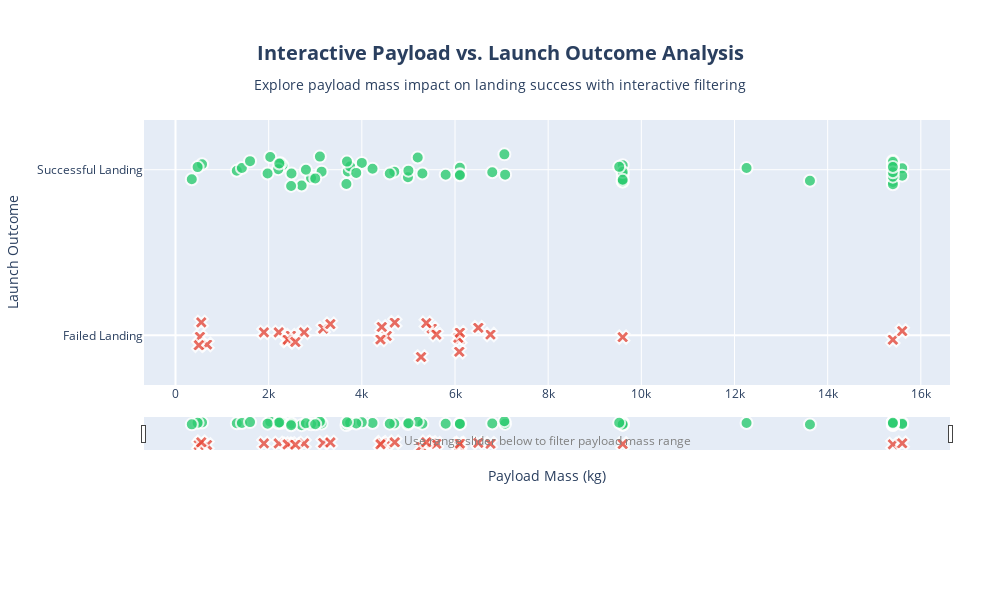
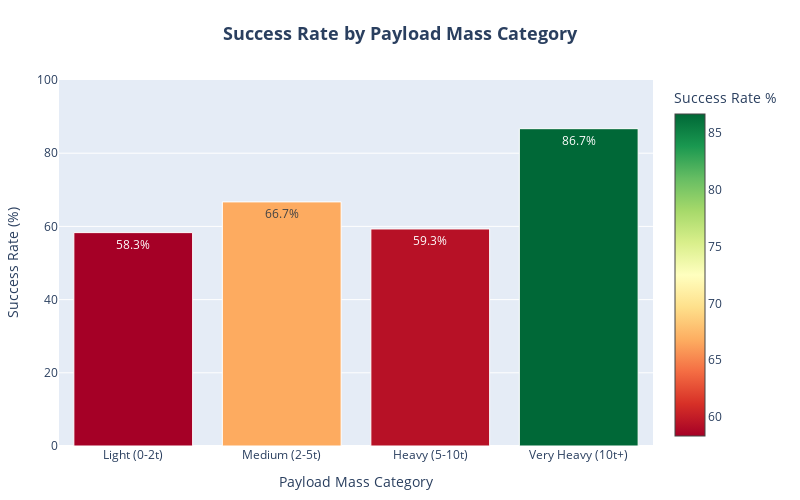
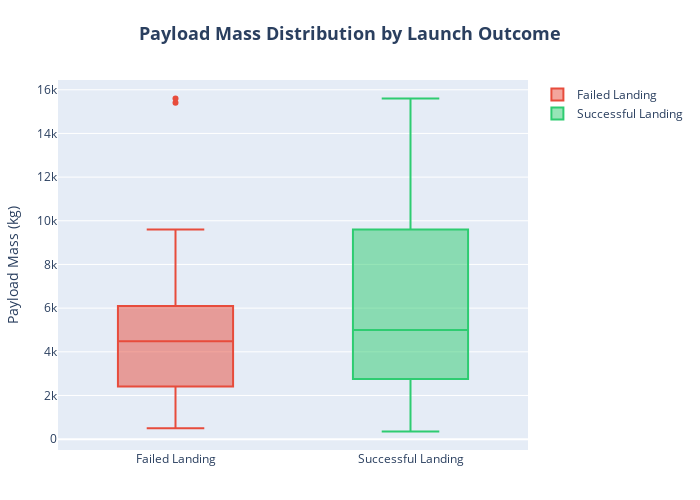

Write notebook code for charts like these, in order.
### Code cell
# Create comprehensive interactive payload analysis with range slider
from plotly.subplots import make_subplots

# Prepare data with meaningful categories
payload_data = data.copy()
payload_data['Outcome'] = payload_data['Class'].map({1: 'Successful Landing', 0: 'Failed Landing'})
payload_data['Payload_Range'] = pd.cut(
    payload_data['PayloadMass'], 
    bins=[0, 2000, 5000, 10000, float('inf')], 
    labels=['Light (0-2t)', 'Medium (2-5t)', 'Heavy (5-10t)', 'Very Heavy (10t+)']
)

# Create main scatter plot
fig = go.Figure()

# Add scatter points for successful landings
successful = payload_data[payload_data['Class'] == 1]
fig.add_trace(go.Scatter(
    x=successful['PayloadMass'],
    y=successful['Class'],
    mode='markers',
    name='Successful Landing',
    marker=dict(
        size=12,
        color='#2ECC71',
        opacity=0.8,
        line=dict(width=2, color='white'),
        symbol='circle'
    ),
    customdata=np.column_stack((successful['LaunchSite'], successful['BoosterVersion'], 
                               successful['Orbit'], successful['FlightNumber'])),
    hovertemplate="<b>Successful Landing</b><br>" +
                  "Payload Mass: %{x:,.0f} kg<br>" +
                  "Launch Site: %{customdata[0]}<br>" +
                  "Booster: %{customdata[1]}<br>" +
                  "Orbit: %{customdata[2]}<br>" +
                  "Flight: %{customdata[3]}<extra></extra>"
))

# Add scatter points for failed landings
failed = payload_data[payload_data['Class'] == 0]
fig.add_trace(go.Scatter(
    x=failed['PayloadMass'],
    y=failed['Class'],
    mode='markers',
    name='Failed Landing',
    marker=dict(
        size=12,
        color='#E74C3C',
        opacity=0.8,
        line=dict(width=2, color='white'),
        symbol='x'
    ),
    customdata=np.column_stack((failed['LaunchSite'], failed['BoosterVersion'], 
                               failed['Orbit'], failed['FlightNumber'])),
    hovertemplate="<b>Failed Landing</b><br>" +
                  "Payload Mass: %{x:,.0f} kg<br>" +
                  "Launch Site: %{customdata[0]}<br>" +
                  "Booster: %{customdata[1]}<br>" +
                  "Orbit: %{customdata[2]}<br>" +
                  "Flight: %{customdata[3]}<extra></extra>"
))

# Add jitter to y-axis for better visualization
np.random.seed(42)
successful_jitter = np.random.normal(1, 0.05, len(successful))
failed_jitter = np.random.normal(0, 0.05, len(failed))

# Update y values with jitter
fig.data[0].y = successful_jitter
fig.data[1].y = failed_jitter

# Update layout with range slider
fig.update_layout(
    title={
        'text': '<b>Interactive Payload vs. Launch Outcome Analysis</b><br>' +
                '<sub>Explore payload mass impact on landing success with interactive filtering</sub>',
        'x': 0.5,
        'xanchor': 'center',
        'font': {'size': 20}
    },
    xaxis=dict(
        title="Payload Mass (kg)",
        rangeslider=dict(
            visible=True,
            thickness=0.1
        ),
        type="linear"
    ),
    yaxis=dict(
        title="Launch Outcome",
        tickmode='array',
        tickvals=[0, 1],
        ticktext=['Failed Landing', 'Successful Landing'],
        range=[-0.3, 1.3]
    ),
    showlegend=True,
    legend=dict(
        orientation="h",
        yanchor="top",
        y=-0.15,
        xanchor="center",
        x=0.5
    ),
    width=1000,
    height=600,
    margin=dict(t=120, b=150, l=80, r=50),
    hovermode='closest'
)

# Add annotations for insights
fig.add_annotation(
    text="Use range slider below to filter payload mass range",
    showarrow=False,
    x=0.5, y=-0.25,
    xref="paper", yref="paper",
    xanchor="center",
    font=dict(size=12, color="gray")
)

fig.show()

# Create payload success rate by range chart
payload_range_stats = payload_data.groupby('Payload_Range').agg({
    'Class': ['count', 'sum', 'mean']
}).round(3)
payload_range_stats.columns = ['Total_Missions', 'Successful_Missions', 'Success_Rate']
payload_range_stats['Success_Rate'] = payload_range_stats['Success_Rate'] * 100

# Create bar chart for payload ranges
fig2 = go.Figure()

fig2.add_trace(go.Bar(
    x=payload_range_stats.index,
    y=payload_range_stats['Success_Rate'],
    text=[f"{rate:.1f}%" for rate in payload_range_stats['Success_Rate']],
    textposition='auto',
    marker=dict(
        color=payload_range_stats['Success_Rate'],
        colorscale='RdYlGn',
        colorbar=dict(title="Success Rate %"),
        line=dict(color='white', width=1)
    ),
    hovertemplate="<b>%{x}</b><br>" +
                  "Success Rate: %{y:.1f}%<br>" +
                  "Successful: %{customdata[0]}<br>" +
                  "Total Missions: %{customdata[1]}<extra></extra>",
    customdata=list(zip(payload_range_stats['Successful_Missions'], 
                        payload_range_stats['Total_Missions']))
))

fig2.update_layout(
    title={
        'text': '<b>Success Rate by Payload Mass Category</b>',
        'x': 0.5,
        'xanchor': 'center',
        'font': {'size': 18}
    },
    xaxis_title="Payload Mass Category",
    yaxis_title="Success Rate (%)",
    yaxis=dict(range=[0, 100]),
    showlegend=False,
    width=800,
    height=500,
    margin=dict(t=80, b=50, l=50, r=50)
)

fig2.show()

# Statistical analysis
payload_stats = payload_data.groupby('Class')['PayloadMass'].describe()
correlation = np.corrcoef(payload_data['PayloadMass'], payload_data['Class'])[0, 1]

# Create box plot for payload distribution
fig3 = go.Figure()

for outcome, color in zip(['Failed Landing', 'Successful Landing'], ['#E74C3C', '#2ECC71']):
    outcome_data = payload_data[payload_data['Outcome'] == outcome]['PayloadMass']
    fig3.add_trace(go.Box(
        y=outcome_data,
        name=outcome,
        marker_color=color,
        boxpoints='outliers',
        hovertemplate="<b>%{fullData.name}</b><br>" +
                      "Payload Mass: %{y:,.0f} kg<extra></extra>"
    ))

fig3.update_layout(
    title={
        'text': '<b>Payload Mass Distribution by Launch Outcome</b>',
        'x': 0.5,
        'xanchor': 'center',
        'font': {'size': 18}
    },
    yaxis_title="Payload Mass (kg)",
    showlegend=True,
    width=700,
    height=500,
    margin=dict(t=80, b=50, l=50, r=50)
)

fig3.show()

# Print comprehensive analysis
print("📊 INTERACTIVE PAYLOAD ANALYSIS: Mass vs. Launch Outcome")
print("="*75)
print("🔍 Key Interactive Features:")
print("• Range slider for dynamic payload mass filtering")
print("• Hover tooltips with mission details (site, booster, orbit)")
print("• Jittered y-axis points for better visualization of overlapping data")
print("• Different markers: circles for success, X's for failures")
print("• Color coding: Green = Success, Red = Failure")

print(f"\n📈 STATISTICAL FINDINGS:")
print(f"• Correlation between payload mass and success: {correlation:.3f}")
if abs(correlation) < 0.1:
    correlation_strength = "very weak"
elif abs(correlation) < 0.3:
    correlation_strength = "weak"
elif abs(correlation) < 0.5:
    correlation_strength = "moderate"
else:
    correlation_strength = "strong"
print(f"• Correlation strength: {correlation_strength}")

print(f"\n📊 PAYLOAD STATISTICS BY OUTCOME:")
for outcome in [0, 1]:
    outcome_name = "Failed Landings" if outcome == 0 else "Successful Landings"
    stats = payload_stats.loc[outcome]
    print(f"\n{outcome_name}:")
    print(f"  • Average Payload: {stats['mean']:,.0f} kg")
    print(f"  • Median Payload: {stats['50%']:,.0f} kg")
    print(f"  • Min Payload: {stats['min']:,.0f} kg")
    print(f"  • Max Payload: {stats['max']:,.0f} kg")
    print(f"  • Total Missions: {int(stats['count'])}")

print(f"\n📊 SUCCESS RATE BY PAYLOAD CATEGORY:")
for category in payload_range_stats.index:
    stats = payload_range_stats.loc[category]
    print(f"• {category}: {stats['Success_Rate']:.1f}% ({int(stats['Successful_Missions'])}/{int(stats['Total_Missions'])})")

print(f"\n💡 Key Insights:")
print("• Range slider enables focused analysis of specific payload ranges")
print("• Interactive tooltips reveal mission-specific context")
print("• Box plots show payload distribution differences between outcomes")
print("• Payload mass appears to have minimal direct impact on landing success")
print("• Other factors (weather, booster version, mission complexity) likely more influential")
print("• Heavy payload missions may require different landing strategies")

### Figure 1 — Plotly figure (JSON) as saved in the notebook; plotly's stock layout.template omitted (floating-point values rounded to 4 significant figures; data arrays with more than 128 entries replaced by an {"elided": "..."} marker saying what was removed)
{"data": [{"customdata": {"elided": "60x4 mixed values"}, "hovertemplate": "<b>Successful Landing</b><br>Payload Mass: %{x:,.0f} kg<br>Launch Site: %{customdata[0]}<br>Booster: %{customdata[1]}<br>Orbit: %{customdata[2]}<br>Flight: %{customdata[3]}<extra></extra>", "marker": {"color": "#2ECC71", "line": {"color": "white", "width": 2}, "opacity": 0.8, "size": 12, "symbol": "circle"}, "mode": "markers", "name": "Successful Landing", "type": "scatter", "x": [2296.0, 1316.0, 570.0, 2034.0, 3136.0, 4696.0, 3100.0, 2257.0, 4600.0, 9600.0, 2490.0, 5300.0, 6105.0, 2708.0, 3669.0, 9600.0, 2910.0, 475.0, 4990.0, 9600.0, 5200.0, 3700.0, 2205.0, 9600.0, 6105.0, 4230.0, 350.0, 3750.0, 7076.0, 9600.0, 5800.0, 7060.0, 2800.0, 3000.0, 4000.0, 9600.0, 12260.0, 2482.0, 13620.0, 1425.0, 2228.0, 15600.0, 5000.0, 6800.0, 15400.0, 15600.0, 1977.0, 15400.0, 9525.0, 15400.0, 15400.0, 3880.0, 6105.0, 15400.0, 1600.0, 15400.0, 15400.0, 15400.0, 15400.0, 3681.0], "y": [1.025, 0.9931, 1.032, 1.076, 0.9883, 0.9883, 1.079, 1.038, 0.9765, 1.027, 0.9768, 0.9767, 1.012, 0.9043, 0.9138, 0.9719, 0.9494, 1.016, 0.9546, 0.9294, 1.073, 0.9887, 1.003, 0.9288, 0.9728, 1.006, 0.9425, 1.019, 0.97, 0.9854, 0.9699, 1.093, 0.9993, 0.9471, 1.041, 0.939, 1.01, 0.902, 0.9336, 1.01, 1.037, 1.009, 0.9942, 0.9849, 0.9261, 0.964, 0.977, 1.053, 1.017, 0.9118, 1.016, 0.9807, 0.9662, 1.031, 1.052, 1.047, 0.958, 0.9845, 1.017, 1.049]}, {"customdata": [["CCAFS SLC 40", "Falcon 9", "LEO", 1], ["CCAFS SLC 40", "Falcon 9", "LEO", 2], ["CCAFS SLC 40", "Falcon 9", "ISS", 3], ["VAFB SLC 4E", "Falcon 9", "PO", 4], ["CCAFS SLC 40", "Falcon 9", "GTO", 5], ["CCAFS SLC 40", "Falcon 9", "GTO", 6], ["CCAFS SLC 40", "Falcon 9", "GTO", 9], ["CCAFS SLC 40", "Falcon 9", "GTO", 10], ["CCAFS SLC 40", "Falcon 9", "ISS", 11], ["CCAFS SLC 40", "Falcon 9", "ISS", 12], ["CCAFS SLC 40", "Falcon 9", "ISS", 14], ["CCAFS SLC 40", "Falcon 9", "GTO", 15], ["CCAFS SLC 40", "Falcon 9", "ISS", 16], ["VAFB SLC 4E", "Falcon 9", "PO", 18], ["CCAFS SLC 40", "Falcon 9", "GTO", 19], ["CCAFS SLC 40", "Falcon 9", "GTO", 25], ["KSC LC 39A", "Falcon 9", "GTO", 28], ["KSC LC 39A", "Falcon 9", "GTO", 31], ["KSC LC 39A", "Falcon 9", "GTO", 35], ["CCAFS SLC 40", "Falcon 9", "GTO", 46], ["VAFB SLC 4E", "Falcon 9", "PO", 47], ["CCAFS SLC 40", "Falcon 9", "ISS", 48], ["CCAFS SLC 40", "Falcon 9", "GTO", 51], ["CCAFS SLC 40", "Falcon 9", "ISS", 52], ["CCAFS SLC 40", "Falcon 9", "ISS", 60], ["CCAFS SLC 40", "Falcon 9", "MEO", 61], ["CCAFS SLC 40", "Falcon 9", "GTO", 68], ["KSC LC 39A", "Falcon 9", "SO", 73], ["CCAFS SLC 40", "Falcon 9", "VLEO", 75], ["KSC LC 39A", "Falcon 9", "VLEO", 77]], "hovertemplate": "<b>Failed Landing</b><br>Payload Mass: %{x:,.0f} kg<br>Launch Site: %{customdata[0]}<br>Booster: %{customdata[1]}<br>Orbit: %{customdata[2]}<br>Flight: %{customdata[3]}<extra></extra>", "marker": {"color": "#E74C3C", "line": {"color": "white", "width": 2}, "opacity": 0.8, "size": 12, "symbol": "x"}, "mode": "markers", "name": "Failed Landing", "type": "scatter", "x": [6105.0, 525.0, 677.0, 500.0, 3170.0, 3325.0, 4535.0, 4428.0, 2216.0, 2395.0, 1898.0, 4707.0, 2477.0, 553.0, 5271.0, 5500.0, 5600.0, 6070.0, 6761.0, 6092.0, 9600.0, 2760.0, 5384.0, 2410.0, 2573.0, 4400.0, 6500.0, 6105.0, 15400.0, 15600.0], "y": [-0.02396, -0.009283, -0.05532, -0.05981, 0.04063, 0.06781, -0.003601, 0.05018, 0.01808, -0.03226, 0.01807, 0.0769, -0.001791, 0.07823, -0.131, 0.0411, 0.004352, -0.01495, 0.004588, -0.09938, -0.01098, 0.01786, 0.07389, -0.02591, -0.04042, -0.02509, 0.04577, 0.01644, -0.02649, 0.02566]}], "layout": {"annotations": [{"font": {"color": "gray", "size": 12}, "showarrow": false, "text": "Use range slider below to filter payload mass range", "x": 0.5, "xanchor": "center", "xref": "paper", "y": -0.25, "yref": "paper"}], "height": 600, "hovermode": "closest", "legend": {"orientation": "h", "x": 0.5, "xanchor": "center", "y": -0.15, "yanchor": "top"}, "margin": {"b": 150, "l": 80, "r": 50, "t": 120}, "showlegend": true, "title": {"font": {"size": 20}, "text": "<b>Interactive Payload vs. Launch Outcome Analysis</b><br><sub>Explore payload mass impact on landing success with interactive filtering</sub>", "x": 0.5, "xanchor": "center"}, "width": 1000, "xaxis": {"rangeslider": {"thickness": 0.1, "visible": true}, "title": {"text": "Payload Mass (kg)"}, "type": "linear"}, "yaxis": {"range": [-0.3, 1.3], "tickmode": "array", "ticktext": ["Failed Landing", "Successful Landing"], "tickvals": [0, 1], "title": {"text": "Launch Outcome"}}}}

### Figure 2 — Plotly figure (JSON) as saved in the notebook; plotly's stock layout.template omitted (floating-point values rounded to 4 significant figures)
{"data": [{"customdata": [[7, 12], [24, 36], [16, 27], [13, 15]], "hovertemplate": "<b>%{x}</b><br>Success Rate: %{y:.1f}%<br>Successful: %{customdata[0]}<br>Total Missions: %{customdata[1]}<extra></extra>", "marker": {"color": [58.3, 66.7, 59.3, 86.7], "colorbar": {"title": {"text": "Success Rate %"}}, "colorscale": [[0, "rgb(165,0,38)"], [0.1, "rgb(215,48,39)"], [0.2, "rgb(244,109,67)"], [0.3, "rgb(253,174,97)"], [0.4, "rgb(254,224,139)"], [0.5, "rgb(255,255,191)"], [0.6, "rgb(217,239,139)"], [0.7, "rgb(166,217,106)"], [0.8, "rgb(102,189,99)"], [0.9, "rgb(26,152,80)"], [1, "rgb(0,104,55)"]], "line": {"color": "white", "width": 1}}, "text": ["58.3%", "66.7%", "59.3%", "86.7%"], "textposition": "auto", "type": "bar", "x": ["Light (0-2t)", "Medium (2-5t)", "Heavy (5-10t)", "Very Heavy (10t+)"], "y": [58.3, 66.7, 59.3, 86.7]}], "layout": {"height": 500, "margin": {"b": 50, "l": 50, "r": 50, "t": 80}, "showlegend": false, "title": {"font": {"size": 18}, "text": "<b>Success Rate by Payload Mass Category</b>", "x": 0.5, "xanchor": "center"}, "width": 800, "xaxis": {"title": {"text": "Payload Mass Category"}}, "yaxis": {"range": [0, 100], "title": {"text": "Success Rate (%)"}}}}

### Figure 3 — Plotly figure (JSON) as saved in the notebook; plotly's stock layout.template omitted (floating-point values rounded to 4 significant figures)
{"data": [{"boxpoints": "outliers", "hovertemplate": "<b>%{fullData.name}</b><br>Payload Mass: %{y:,.0f} kg<extra></extra>", "marker": {"color": "#E74C3C"}, "name": "Failed Landing", "type": "box", "y": [6105.0, 525.0, 677.0, 500.0, 3170.0, 3325.0, 4535.0, 4428.0, 2216.0, 2395.0, 1898.0, 4707.0, 2477.0, 553.0, 5271.0, 5500.0, 5600.0, 6070.0, 6761.0, 6092.0, 9600.0, 2760.0, 5384.0, 2410.0, 2573.0, 4400.0, 6500.0, 6105.0, 15400.0, 15600.0]}, {"boxpoints": "outliers", "hovertemplate": "<b>%{fullData.name}</b><br>Payload Mass: %{y:,.0f} kg<extra></extra>", "marker": {"color": "#2ECC71"}, "name": "Successful Landing", "type": "box", "y": [2296.0, 1316.0, 570.0, 2034.0, 3136.0, 4696.0, 3100.0, 2257.0, 4600.0, 9600.0, 2490.0, 5300.0, 6105.0, 2708.0, 3669.0, 9600.0, 2910.0, 475.0, 4990.0, 9600.0, 5200.0, 3700.0, 2205.0, 9600.0, 6105.0, 4230.0, 350.0, 3750.0, 7076.0, 9600.0, 5800.0, 7060.0, 2800.0, 3000.0, 4000.0, 9600.0, 12260.0, 2482.0, 13620.0, 1425.0, 2228.0, 15600.0, 5000.0, 6800.0, 15400.0, 15600.0, 1977.0, 15400.0, 9525.0, 15400.0, 15400.0, 3880.0, 6105.0, 15400.0, 1600.0, 15400.0, 15400.0, 15400.0, 15400.0, 3681.0]}], "layout": {"height": 500, "margin": {"b": 50, "l": 50, "r": 50, "t": 80}, "showlegend": true, "title": {"font": {"size": 18}, "text": "<b>Payload Mass Distribution by Launch Outcome</b>", "x": 0.5, "xanchor": "center"}, "width": 700, "yaxis": {"title": {"text": "Payload Mass (kg)"}}}}
